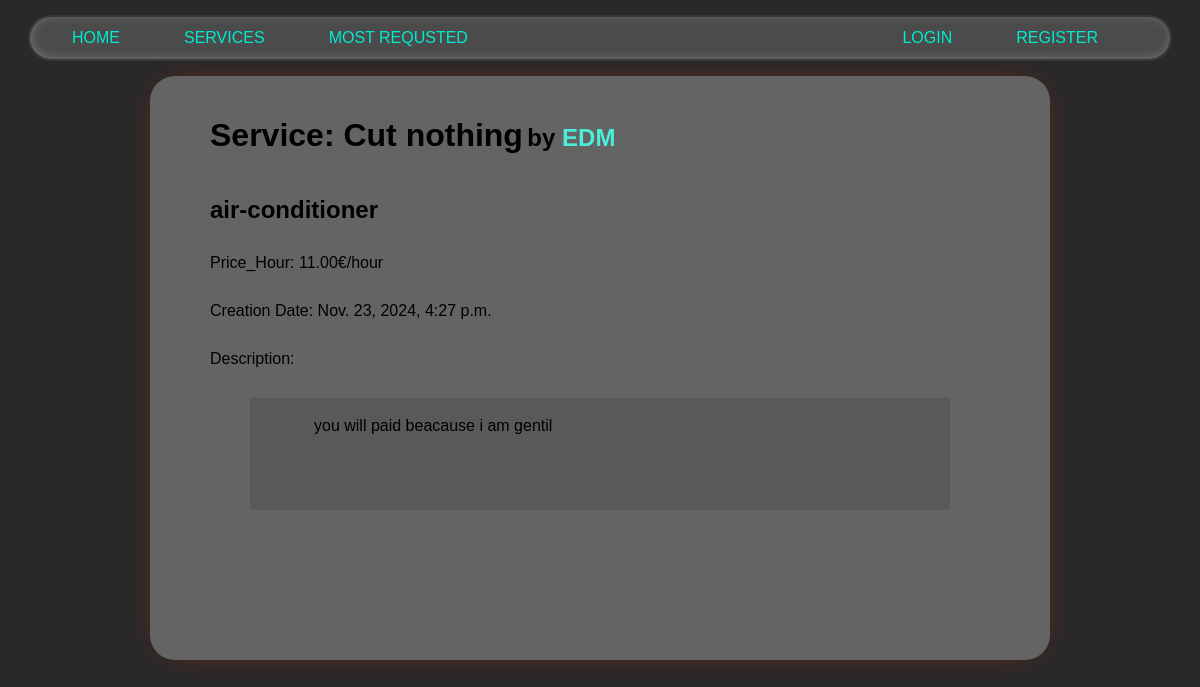
Screenshot of /services/5 with the database file from the repository.
### services/models.py (models this page shows, shortened)
class Service(models.Model):
    company = models.ForeignKey(Company, on_delete=models.CASCADE)
    name = models.CharField(max_length=40)
    description = models.TextField()
    price_hour = models.DecimalField(decimal_places=2, max_digits=100)
    rating = models.IntegerField(validators=[MinValueValidator(
        0), MaxValueValidator(5)], default=0)
    choices = FIELD_CHOICE
    field = models.CharField(max_length=30, blank=False,
                             null=False, choices=choices)
    date = models.DateTimeField(auto_now=True, null=False)
    nb_request=models.IntegerField(default=1, null=False)

### users/models.py (models this page shows, shortened)
class Company(models.Model):
    user = models.OneToOneField(
    User, on_delete=models.CASCADE, primary_key=True)
    field = models.CharField(max_length=70, choices=(('Air Conditioner', 'Air Conditioner'),
                                                     ('All in One', 'All in One'),
                                                     ('Carpentry', 'Carpentry'),
                                                     ('Electricity',
                                                      'Electricity'),
                                                     ('Gardening', 'Gardening'),
                                                     ('Home Machines',
                                                      'Home Machines'),
                                                     ('House Keeping',
                                                      'House Keeping'),
                                                     ('Interior Design',
                                                      'Interior Design'),
                                                     ('Locks', 'Locks'),
                                                     ('Painting', 'Painting'),
                                                     ('Plumbing', 'Plumbing'),
                                                     ('Water Heaters', 'Water Heaters')), blank=False, null=False)
    rating = models.IntegerField(
        validators=[MaxValueValidator(5), MinValueValidator(0)], default=0)

class User(AbstractUser):
    is_company = models.BooleanField(default=False)
    is_customer = models.BooleanField(default=False)
    birth=models.DateField(null=True, default='2000-01-01')
    email = models.CharField(max_length=100, unique=True)

### services/views.py (the view)
# urls.py: path('<int:id>', v.index, name='index'),
def index(request, id):
    service = Service.objects.get(id=id)
    return render(request, 'services/single_service.html', {'service': service})

### services/templates/services/single_service.html (shortened to what this page needs)
{% extends 'main/base.html' %}
{% block content %}
    <div class='service_info_header'>
        <h1>Service: {{service.name}}</h1>
        <h2 style="text-align: right;">by <a href="/company/{{service.company.user}}">{{service.company.user}}</a></h2>
    </div>
    <h2>{{service.field}}</h2>
    <p style="text-align: left;">Price_Hour: {{service.price_hour}}€/hour</p>
    <p style="text-align: left;">Creation Date: {{service.date}}</p>
    <p style="text-align: left;">Description:
        <blockquote border="2">{{service.description}}</blockquote>
    <p style="text-align: center;">
{% endblock %}

### static/css/style.css (style rules this page uses)
body { background: #292929; font-family: 'Lexend Exa', sans-serif; padding: 0; margin: 0; }
a { color: #4beed8; text-decoration: none; }
.content p { text-align: center; margin: 30px 0px; white-space: pre-line; }
.service_info_header { display: block ruby; }
blockquote { min-height: 5em; padding: 1em 4em; font: 1em/150% sans-serif; position: relative; background-color: #3938383d; }

### rows the page displays
Service: name "Cut nothing", company.user "EDM", field "air-conditioner", price_hour "11.00", date "Nov. 23, 2024, 4:27 p.m.", description "you will paid beacause i am gentil"
